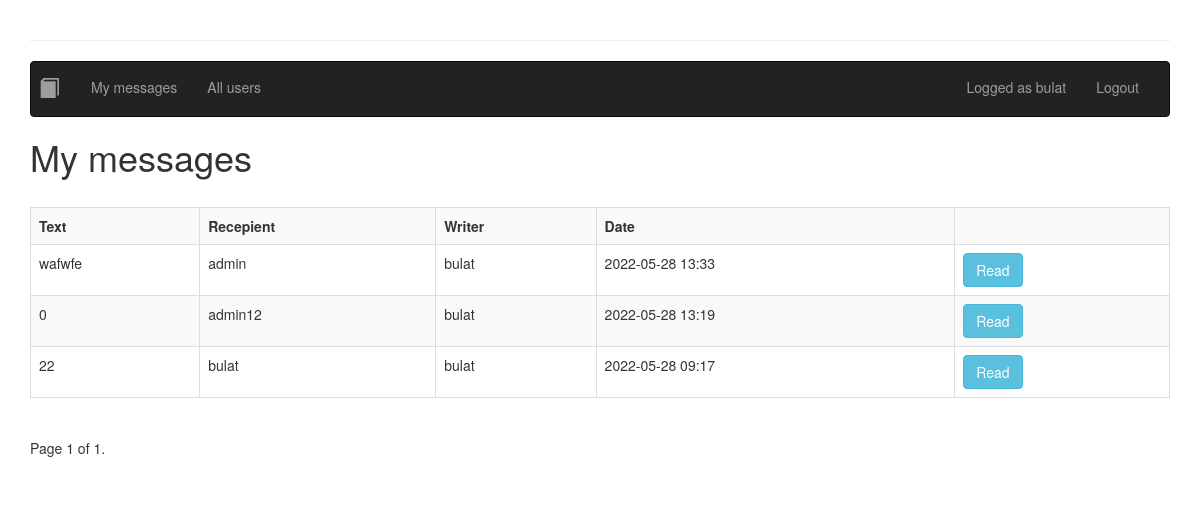
/chat/ (signed in), run on the app's committed database.
### intra/models.py (models this page shows)
class User(AbstractUser):
    description = models.TextField(null=True)
    picture = models.ImageField(blank=True, upload_to="", null=True)

### chat/models.py (models this page shows, shortened)
class MessageModel(models.Model):
    user = models.ForeignKey(User, on_delete=models.CASCADE,
                             verbose_name='user',
                             related_name='from_user')
    recipient = models.ForeignKey(User, on_delete=models.CASCADE,
                                  verbose_name='recipient',
                                  related_name='to_user')
    date = models.DateTimeField(auto_now_add=True)
    body = models.TextField('body')

### chat/views.py (the view)
# urls.py: path('', views.ChatListView.as_view(), name='chat'),
class ChatListView(LoginRequiredMixin, ListView):
    login_url = reverse_lazy('login')
    queryset = MessageModel.objects.filter()
    template_name = 'chat/chat_list.html'
    paginate_by = 10
    def get_queryset(self):
        all_messages = self.queryset.filter(
            Q(recipient=self.request.user) |
            Q(user=self.request.user)
        ).order_by('-date')
        messages_ok = []
        partners = list()
        for message in all_messages:
            key = {message.user.id, message.recipient.id}
            if key in partners:
                continue
            messages_ok.append(message.id)
            partners.append(key)
        return all_messages.filter(pk__in=messages_ok)

### chat/templates/chat/chat_list.html (shortened to what this page needs)
{% extends 'base.html' %} {% load bootstrap3 %} {% load i18n %}
{% block content %}
{% include 'nav.html' %}
    <h1>My messages</h1>
    <div>
  <div class="table-responsive">
<br>
    <table class="table table-striped table-bordered table-hover">
      <tr>
        <th>{% trans 'Text' %}</th>
        <th>{% trans 'Recepient' %}</th>
        <th>{% trans 'Writer' %}</th>
        <th>{% trans 'Date' %}</th>
        <th></th>
      </tr>
      {% for message in object_list %}
      <tr>
        <td>{{ message.body|truncatechars:30 }}</td>
        <td>{{ message.recipient }}</td>
        <td>{{ message.user }}</td>
        <td>{{ message.date|date:'Y-m-d H:i' }}</td>
        <td>
            {% if request.user.id == message.recipient.id %}
          <a href="{% url 'chat_detail' user_id=message.user.id %}" class="btn btn-info">Read</a>
            {% else %}
          <a href="{% url 'chat_detail' user_id=message.recipient.id %}" class="btn btn-info">Read</a>
            {% endif %}
        </td>
      </tr>
      {% endfor %}
    </table>
  <div class="pagination">
    <span class="step-links">
        <span class="current">
            Page {{ page_obj.number }} of {{ page_obj.paginator.num_pages }}.
        </span>
    </span>
</div>
  </div>
</div>
{% endblock content %}

### intra/templates/nav.html (shortened to what this page needs)
{% load static %} {% load bootstrap3 %} {% load i18n %}
<hr />
<nav class="navbar navbar-inverse">
  <div class="container-fluid">
    <div class="navbar-header">
      <ul class="nav navbar-nav navbar-right">
        <li >
            <a href="{% url 'index' %}"><span style="margin-left:-22px; font-size:20px" class="glyphicon glyphicon-book " aria-hidden="true"></span><span class="sr-only">(current)</span></a>
        </li>
        {% if user.is_authenticated %}
        <li><a href="{% url 'chat' %}">{% trans 'My messages' %}</a></li>
        <li><a href="{% url 'users' %}">{% trans 'All users' %}</a></li>
        {% else %}
        <li><a href="{% url 'register' %}">{% trans 'Register' %}</a></li>
        {% endif %}
      </ul>
    </div>
    <div class="container-fluid">
      <ul class="nav navbar-nav navbar-right">
        {% if user.is_authenticated %}
        <li >
          <a href="{% url 'profile' request.user.id %}">{% trans 'Logged as' %} {{request.user.username}}</a>
        </li>
        <li >
          <a href="{% url 'logout' %}">{% trans 'Logout' %}</a>
        </li>
        {% endif %}
      </ul>
    </div>
  </div>
</nav>

### intra/templates/base.html (style rules this page uses)
th { text-transform: capitalize; }

### data on the page
User: user.username "bulat"
MessageModel: body "wafwfe", recipient "admin", user "bulat", date "2022-05-28 13:33", shows "Read"
MessageModel: body "0", recipient "admin12", user "bulat", date "2022-05-28 13:19", shows "Read"
MessageModel: body "22", recipient "bulat", user "bulat", date "2022-05-28 09:17", shows "Read"

### other printed values
{{ page_obj.number }} "1"
{{ page_obj.paginator.num_pages }} "1"
